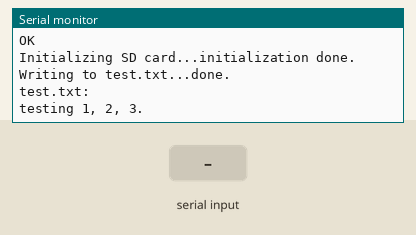
Bench run of a sketch on a simulated Arduino Mega 2560, built with avr-gcc and run on an emulated ATmega2560. Shown: the last lines printed to the serial monitor. The inputs (shaded band) are chosen by the test bench. Storage starts empty; the modem accepts every AT command (registered, SIM ready, sends succeed) and sends nothing else.

Above: at 7.2 s.
7.3 s: "1" received over the second serial link
At 8.5 s:
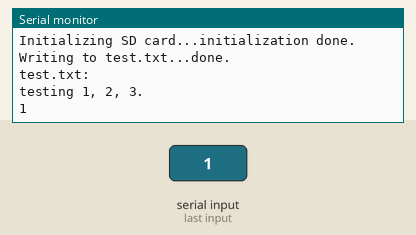
9.0 s: "0" received over the second serial link
At 9.6 s:
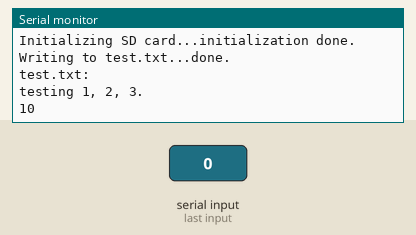

The sketch:

2Serial.ino
```cpp
#include <SPI.h>
#include <SD.h>

File myFile;int suhu=89;
int ctrl_z=26;

void setup() {

 Serial.begin(9600);
 Serial1.begin(9600);

Serial.println("Initializing...");
  delay(1000);

  Serial1.println("AT"); //Once the handshake test is successful, it will back to OK
  updateSerial();
  delay(1000);
  Serial1.println("AT+CSQ"); //Signal quality test, value range is 0-31 , 31 is the best
  updateSerial();
  delay(1000);
  Serial1.println("AT+CCID"); //Read SIM information to confirm whether the SIM is plugged
  updateSerial();
  delay(1000);
  Serial1.println("AT+CREG?"); //Check whether it has registered in the network
  updateSerial();

   Serial.print("Initializing SD card...");

  if (!SD.begin(4)) {
    Serial.println("initialization failed!");
    while (1);
  }
  Serial.println("initialization done.");

  // open the file. note that only one file can be open at a time,
  // so you have to close this one before opening another.
  myFile = SD.open("test.txt", FILE_WRITE);

  // if the file opened okay, write to it:
  if (myFile) {
    Serial.print("Writing to test.txt...");
    myFile.println("testing 1, 2, 3.");
    // close the file:
    myFile.close();
    Serial.println("done.");
  } else {
    // if the file didn't open, print an error:
    Serial.println("error opening test.txt");
  }

  // re-open the file for reading:
  myFile = SD.open("test.txt");
  if (myFile) {
    Serial.println("test.txt:");

    // read from the file until there's nothing else in it:
    while (myFile.available()) {
      Serial.write(myFile.read());
    }
    // close the file:
    myFile.close();
  } else {
    // if the file didn't open, print an error:
    Serial.println("error opening test.txt");
  }

}

void loop() {
  updateSerial();
}

void updateSerial()
{
  delay(500);
  while (Serial.available())
  {
    Serial1.write(Serial.read());//Forward what Serial received to Software Serial Port
  }
  while(Serial1.available())
  {
    Serial.write(Serial1.read());//Forward what Software Serial received to Serial Port
  }
}
```

Measured:
- after the input at 7.3 s, the serial monitor: prints a new line after 0.27 s (image 1)
- after the input at 9.0 s, the serial monitor: prints a new line after 0.07 s (image 2)
